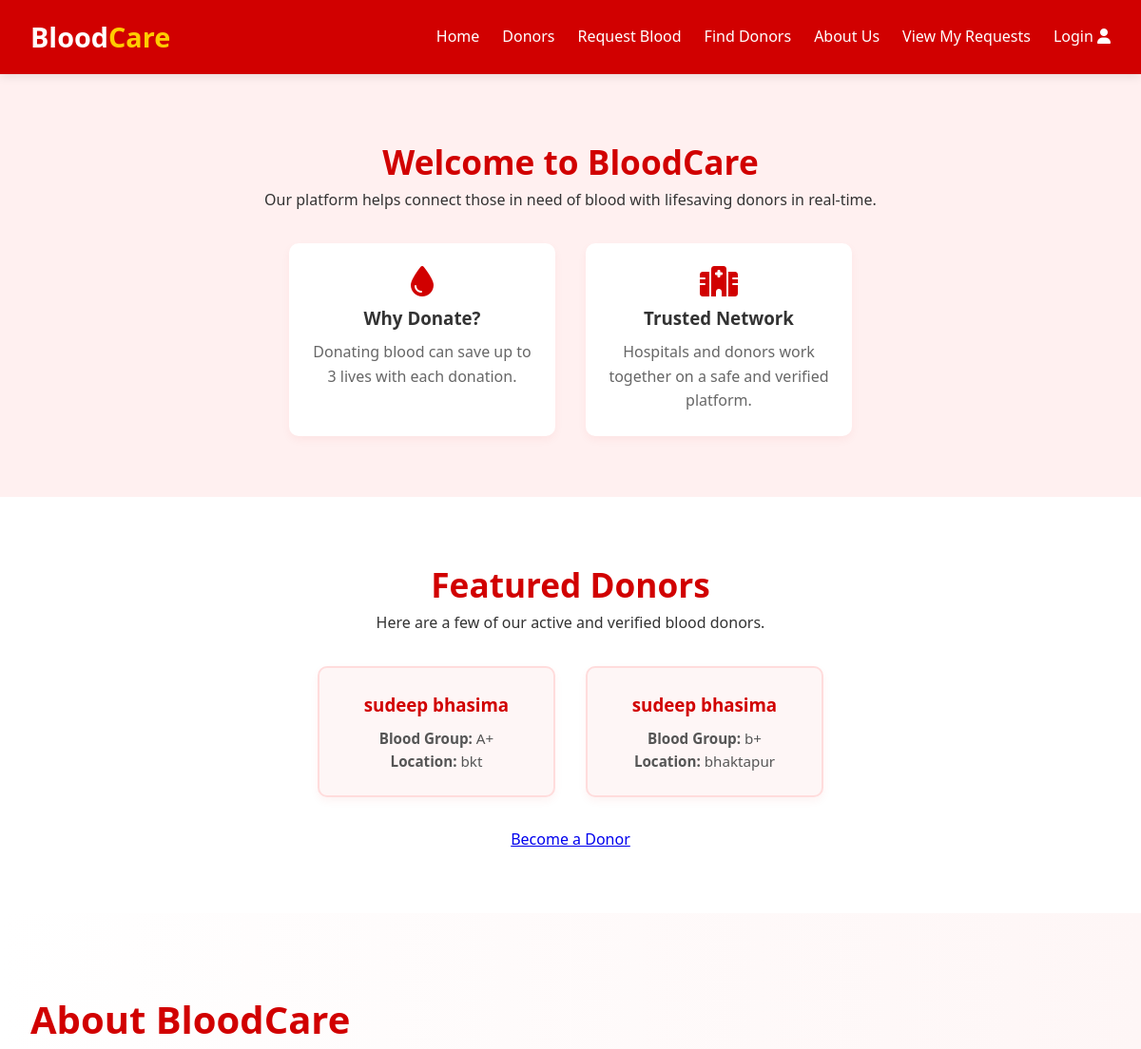
Before: / (upper part) with the older database file.
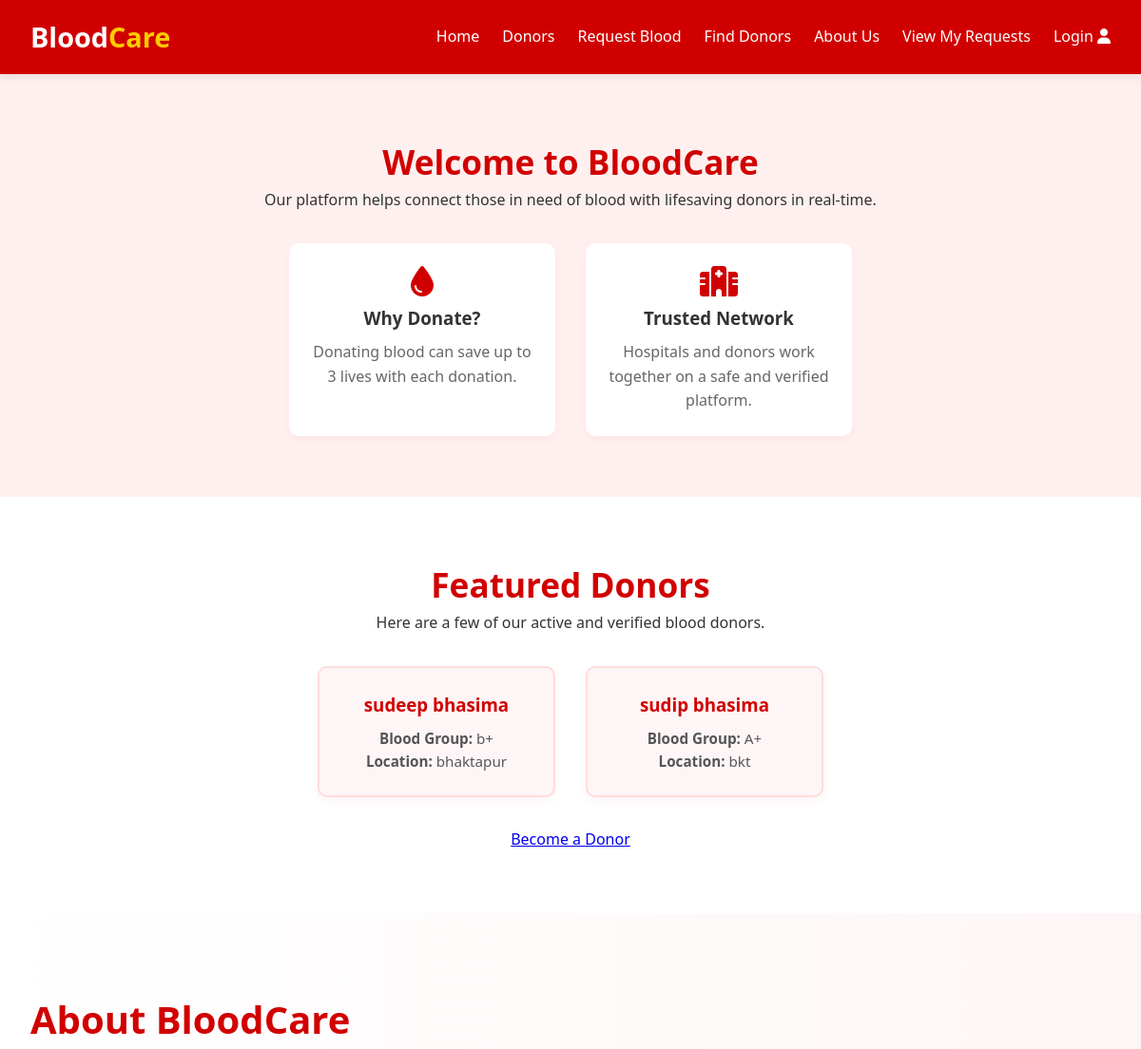
After: the same page with the newer database file.
### tables this page shows
CREATE TABLE `doners` (
  `id` int(11) NOT NULL,
  `name` varchar(100) NOT NULL,
  `age` tinyint(4) NOT NULL,
  `gender` varchar(10) NOT NULL,
  `contact` varchar(25) NOT NULL,
  `email` varchar(150) NOT NULL,
  `password` varchar(255) NOT NULL,
  `blood_group` varchar(5) NOT NULL,
  `location` varchar(100) NOT NULL,
  `last_donation_date` date DEFAULT NULL
);

### index.php (the view, shortened to what this page needs)
<!DOCTYPE html>
<html lang="en">
<head>
    <link rel="stylesheet" href="styles.css">
    <link rel="stylesheet" href="https://cdnjs.cloudflare.com/ajax/libs/font-awesome/6.4.0/css/all.min.css">
</head>
<body>
<header>
    <div class="header-container">
        <div class="logo">Blood<span>Care</span></div>
        <nav>
            <ul id="navMenu">
                <li><a href="#home">Home</a></li>
                <li><a href="#donors">Donors</a></li>
                <li><a href="user_inventory.php">Request Blood</a></li>
                <li><a href="search.php">Find Donors</a></li>
                <li><a href="#about-us">About Us</a></li>
                <li><a href="my_requests.php">View My Requests</a>
                </li>
                <li class="dropdown">
                    <?php if (!isset($_SESSION['user_id'])): ?>
                        <a href="#">Login <i class="fa-duotone fa-solid fa-user"></i></a>
                    <?php endif; ?>
                </li>
            </ul>
        </nav>
    </div>
</header>
    <main>
<section id="home" class="home-section">
    <div class="home-container">
        <h2>Welcome to <span>BloodCare</span></h2>
        <p>Our platform helps connect those in need of blood with lifesaving donors in real-time.</p>
        <div class="home-boxes">
            <div class="home-box">
                <i class="fas fa-tint"></i>
                <h3>Why Donate?</h3>
                <p>Donating blood can save up to 3 lives with each donation.</p>
            </div>
            <div class="home-box">
                <i class="fas fa-hospital"></i>
                <h3>Trusted Network</h3>
                <p>Hospitals and donors work together on a safe and verified platform.</p>
            </div>
        </div>
    </div>
</section>
        <section id="donors" class="donor-section">
    <div class="donor-container">
        <h2>Featured <span>Donors</span></h2>
        <p>Here are a few of our active and verified blood donors.</p>
        <div class="donor-grid">
            <?php
            $conn = new mysqli("localhost", "root", "", "blood_bank");
            $sql = "SELECT name, blood_group, location FROM doners LIMIT 4";
            $result = $conn->query($sql);
            if ($result->num_rows > 0) {
                while ($row = $result->fetch_assoc()) {
                    echo '<div class="donor-card">';
                    echo '<h3>' . htmlspecialchars($row["name"]) . '</h3>';
                    echo '<p><strong>Blood Group:</strong> ' . htmlspecialchars($row["blood_group"]) . '</p>';
                    echo '<p><strong>Location:</strong> ' . htmlspecialchars($row["location"]) . '</p>';
                    echo '</div>';
                }
            } else {
                echo "<p>No donors found.</p>";
            }
            ?>
        </div>
        <a href="register.php" class="cta-btn">Become a Donor</a>
    </div>
</section>
<section id="about-us" class="about-section">
    <div class="about-container">
        <div class="about-content">
            <h2>About <span>BloodCare</span></h2>
        </div>
    </div>
</section>
</body>
</html>

Changed rows visible on the page:
removed doners: name "sudeep bhasima", blood_group "A+", location "bkt"
added doners: name "sudip bhasima", blood_group "A+", location "bkt"
